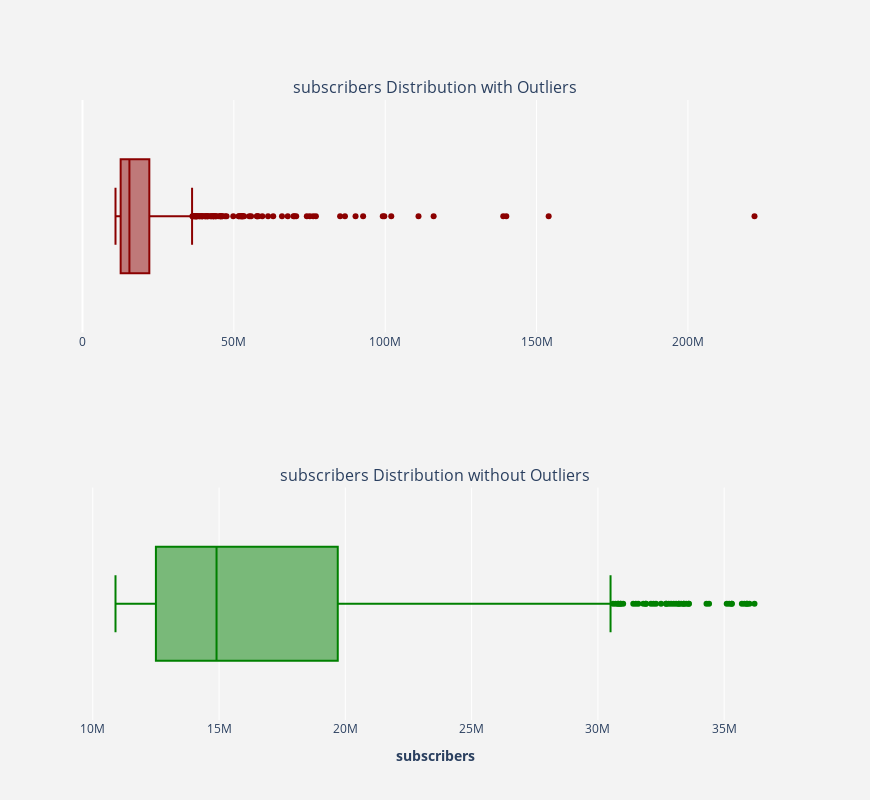

The cell this chart's notebook holds for it:
### Code cell
out_data = data.copy()
plotBoxPlot(out_data.subscribers,remove_outliers(out_data.subscribers))

### Figure 1 — Plotly figure (JSON) as saved in the notebook; plotly's stock layout.template omitted (floating-point values rounded to 4 significant figures; data arrays with more than 128 entries replaced by an {"elided": "..."} marker saying what was removed)
{"data": [{"marker": {"color": "darkred"}, "name": "", "x": {"elided": "999 int values"}, "type": "box", "xaxis": "x", "yaxis": "y"}, {"marker": {"color": "green"}, "name": "", "x": {"elided": "918 int values"}, "type": "box", "xaxis": "x2", "yaxis": "y2"}], "layout": {"xaxis": {"anchor": "y", "domain": [0, 1], "type": "linear", "range": [-827800.0, 233700000.0], "autorange": true}, "yaxis": {"anchor": "x", "domain": [0.625, 1], "type": "category", "range": [-0.5, 0.5], "autorange": true}, "xaxis2": {"anchor": "y2", "domain": [0, 1], "title": {"text": "<b>subscribers</b>"}, "type": "linear", "range": [9494000.0, 37610000.0], "autorange": true}, "yaxis2": {"anchor": "x2", "domain": [0, 0.375], "type": "category", "range": [-0.5, 0.5], "autorange": true}, "annotations": [{"font": {"size": 16}, "showarrow": false, "text": "subscribers Distribution with Outliers", "x": 0.5, "xanchor": "center", "xref": "paper", "y": 1, "yanchor": "bottom", "yref": "paper"}, {"font": {"size": 16}, "showarrow": false, "text": "subscribers Distribution without Outliers", "x": 0.5, "xanchor": "center", "xref": "paper", "y": 0.375, "yanchor": "bottom", "yref": "paper"}], "height": 800, "width": 870, "showlegend": false, "paper_bgcolor": "rgb(243, 243, 243)", "plot_bgcolor": "rgb(243, 243, 243)"}}
